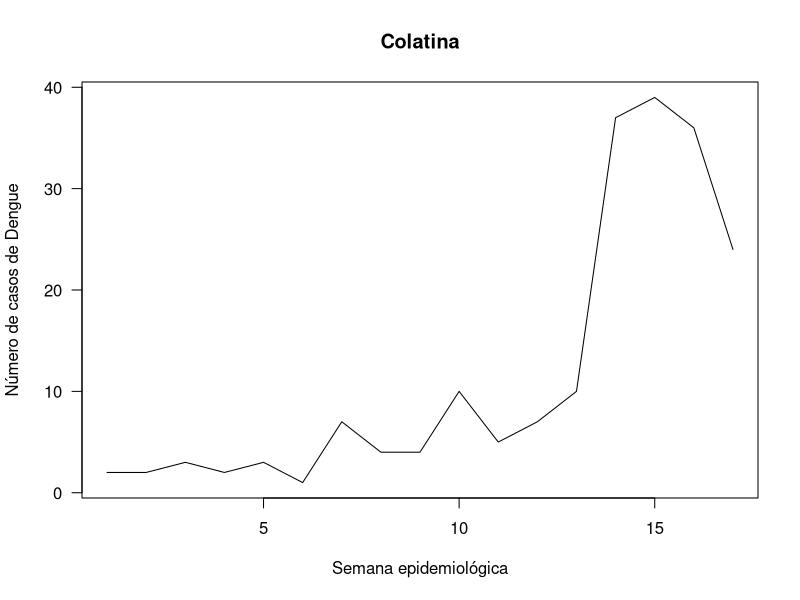
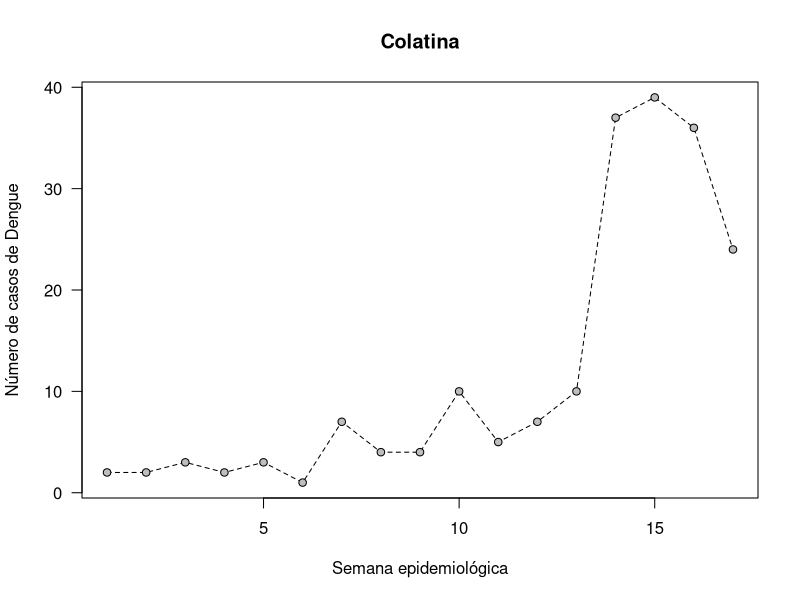
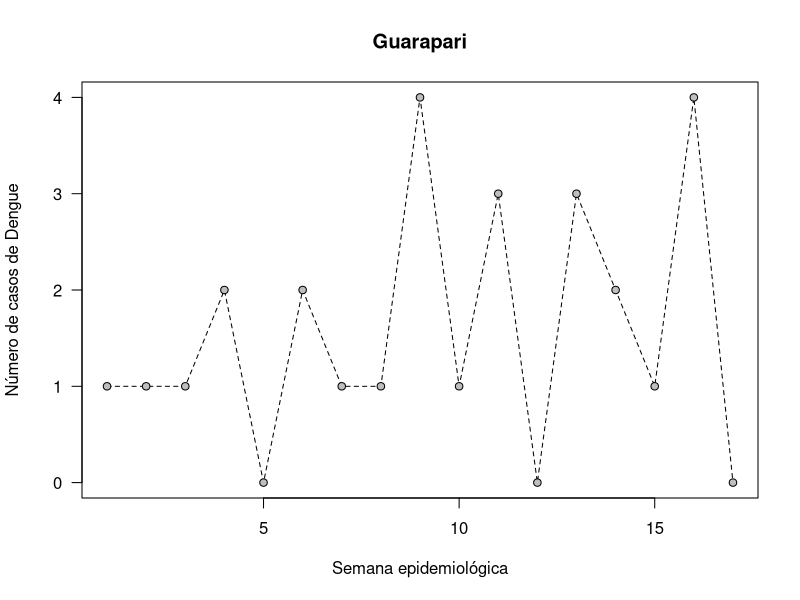
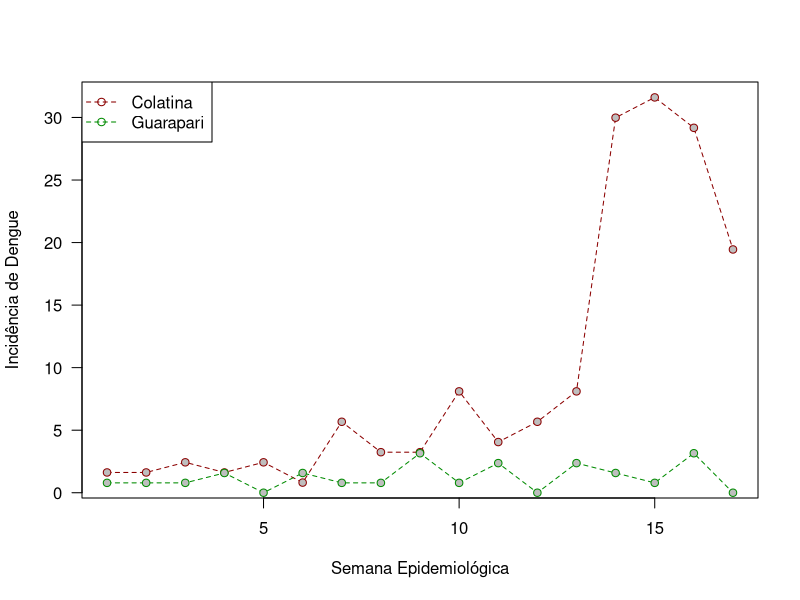

R code for these plots, in order:
# Projeto: Dengue no ES em 2022
# Script criado em 11-02022, em R 4.2.1
# Marcos V C Vital

# Lendo os dados:
dados <- read.csv ("Proposta 01 - Dengue no ES/Dengue_ES_2022.csv", sep=",", dec=".", stringsAsFactors = T, fileEncoding = "ISO-8859-1")

Colatina <- dados [which (dados$MUNICÍPIO == "COLATINA") , 3:19]

Colatina.t <- t (Colatina)

plot (Colatina.t, type="l", xlab="Semana epidemiológica", ylab="Número de casos de Dengue", main = "Colatina", las=1)

##########
# Até aqui é a parte essencial da atividade
# Faça para um município da sua escolha
# Se quiser, faça a sua versão em RMarkdown ou Quarto
# E se quiser, continue a seguir comigo!
#########

# Vamos mudar um pouco o estilo do gráfico:

plot (Colatina.t, type="l", xlab="Semana epidemiológica", ylab="Número de casos de Dengue", main = "Colatina", las=1, lty=2)
points (Colatina.t, pch=21, bg="gray")

# Vamos comparar dois municípios

Guarapari <- dados [which (dados$MUNICÍPIO == "GUARAPARI") , 3:19]

Guarapari.t <- t (Guarapari)

# Gráfico apenas para Guarapari:
plot (Guarapari.t, type="l", xlab="Semana epidemiológica", ylab="Número de casos de Dengue", main = "Guarapari", las=1, lty=2)
points (Guarapari.t, pch=21, bg="gray")

# Vamos calcular os valores de incidiência:

habitantes.guarapari <- dados [which (dados$MUNICÍPIO == "GUARAPARI") , 20]
habitantes.colatina <- dados [which (dados$MUNICÍPIO == "COLATINA") , 20]

Guarapari.t.inc <- (Guarapari.t / habitantes.guarapari) * 100000
Colatina.t.inc <- (Colatina.t / habitantes.colatina) * 100000

# Vamos criar o gráfico:

plot (Colatina.t.inc, type="l", las=1, xlab = "Semana Epidemiológica", ylab = "Incidência de Dengue", lty=2, col = "red4")
points (Colatina.t.inc, pch=21, col="red4", bg="gray")

lines (Guarapari.t.inc, lty=2, col="green4")
points (Guarapari.t.inc, pch=21, col="green4", bg="gray")

legend ("topleft", legend = c ("Colatina", "Guarapari"), pch = 21, col=c("red4", "green4"),lty=2)
